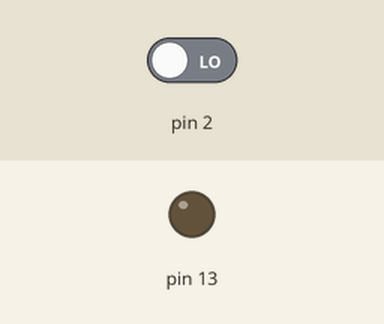
Simulated run of this sketch. Board: Arduino Uno, built with avr-gcc and run on an emulated ATmega328P. Parts: output pins drawn as LEDs (lit = HIGH). The inputs (shaded band) are chosen by the test bench; at power-on: pin 2 LOW.

Above: at 1.2 s.
1.3 s: pin 2 driven HIGH
At 1.7 s:
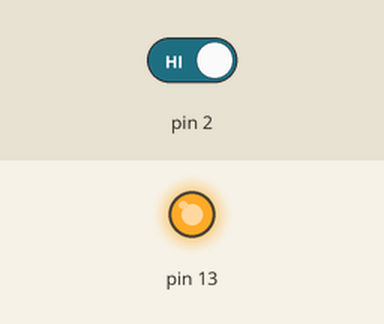
2.8 s: pin 2 driven LOW
At 4.0 s:
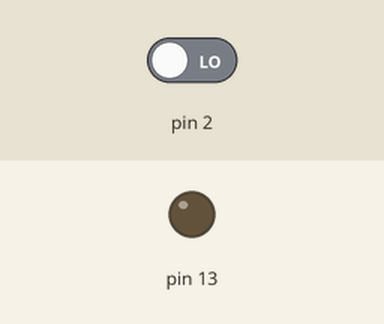
Timing chart, 0 to 5.8 s (numbered marks = the images above; inputs shaded):
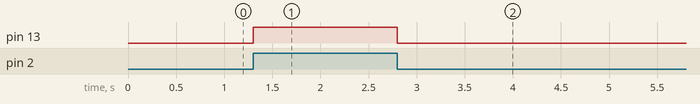

The sketch:

ir_sensor.ino
```cpp
void setup() {
  // put your setup code here, to run once:
int led=13;
int ir=2;
pinMode(13,OUTPUT);
pinMode(2,INPUT);
}

void loop() {
  // put your main code here, to run repeatedly:
int z=digitalRead(2);
if(z==1)
digitalWrite(13,1);
if(z==0)
digitalWrite(13,0);
}
```

Measured:
- after the input at 1.3 s, pin 13: LOW → HIGH at once
- after the input at 2.8 s, pin 13: HIGH → LOW at once
